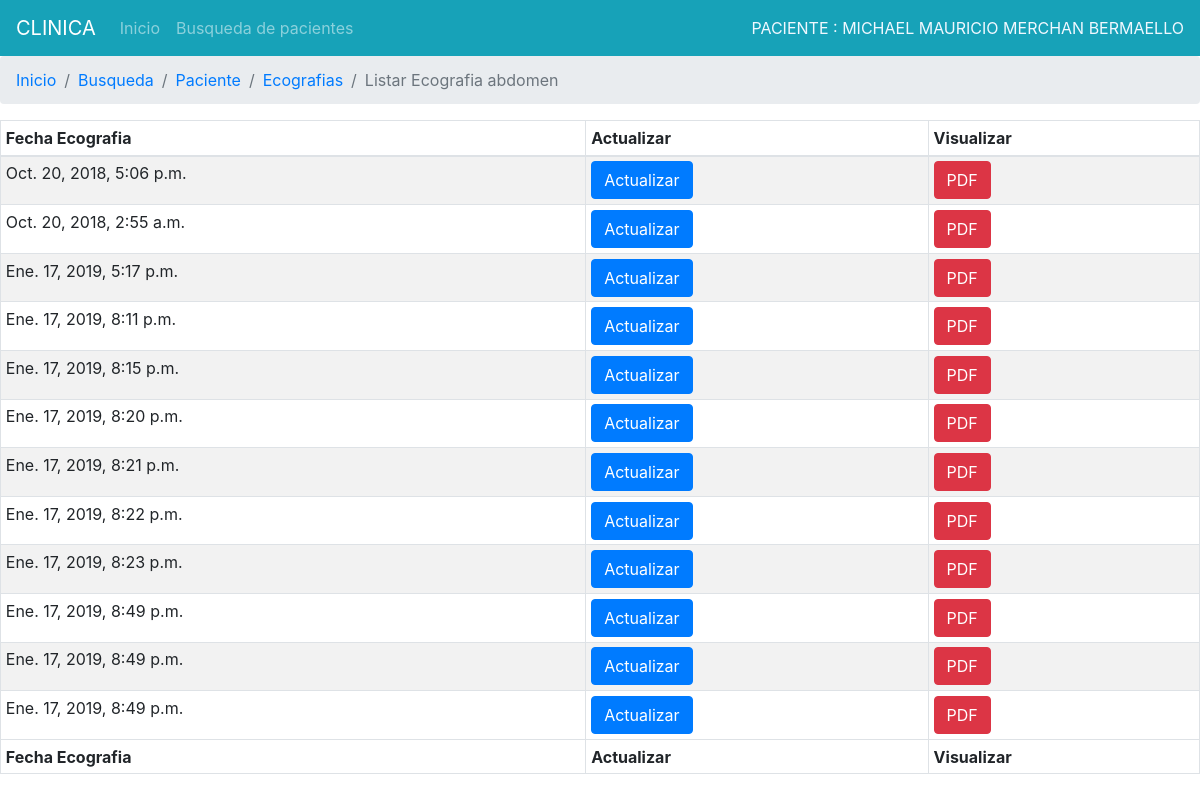
/registros/ecoabdomen/listar/1, run on an earlier commit of the app's database.
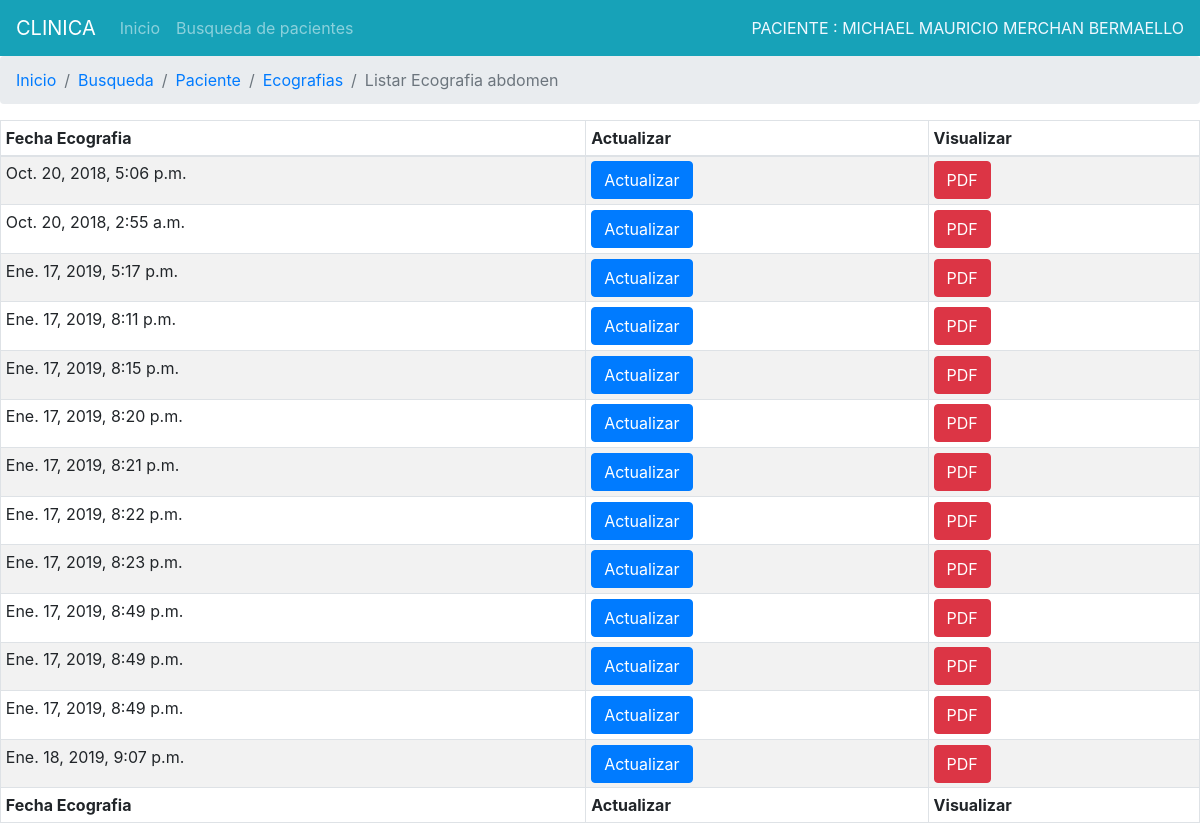
And on a later commit of the database.
### Registros/models.py (models this page shows, shortened)
class analisisAbdominal(models.Model):
	paciente = models.ForeignKey(Paciente, on_delete=models.CASCADE,verbose_name='PACIENTE')
	movilidad_higado=models.CharField(max_length=20,choices=(('NORMAL', 'Normal'),('ANORMAL', 'Anormal')))
	bordes_higado=models.CharField(max_length=20,choices=(('REGULAR', 'Regulares'),('IRREGULAR', 'Irregulares')))
	dimension_higado=models.CharField(max_length=20,choices=(('NORMALES', 'Normales'),('OTROS', 'Otros')))
	parenquima_higado=models.CharField(max_length=20,choices=(('HOMOGENEO', 'Homogéneo'),('HETEROGENEO', 'Heterogéneo')))
	ecogenicidad_higado=models.CharField(max_length=20,choices=(('NORMAL', 'Normal'),('DISMINUIDA', 'Disminuida'),('AUMENTADA', 'Aumentada')))
	imgExpansivas_higado=models.CharField(max_length=2,choices=(('NO', 'No'),('SI', 'Si')))
	dilatacionVilar_higado=models.CharField(max_length=2,choices=(('NO', 'No'),('SI', 'Si')))
	coledoco_higado=models.CharField(max_length=200,verbose_name='COLEDOCO')
	forma_vesicula=models.CharField(max_length=200,verbose_name='FORMA')
	paredes_vesicula=models.CharField(max_length=20,choices=(('REGULAR', 'Regulares'),('IRREGULAR', 'Irregulares')))
	contenidoanecoico_vesicula=models.CharField(max_length=2,choices=(('NO', 'No'),('SI', 'Si')))
	calculointerno_vesicula=models.CharField(max_length=200,verbose_name='CALCULOS INTERNOS')
	diametrotransverso_vesicula=models.CharField(max_length=200,verbose_name='DIAMETRO TRANSVERSOS')
	ecogenicidad_pancreas=models.CharField(max_length=20,choices=(('NORMAL', 'Normal'),('ANORMAL', 'Anormal')))
	medidas_pancreas=models.CharField(max_length=200,verbose_name='MEDIDAS')
	ecogenidad_bazo=models.CharField(max_length=20,choices=(('NORMAL', 'Normal'),('ANORMAL', 'Anormal')))
	medidas_bazo=models.CharField(max_length=200,verbose_name='MEDIDAS')
	aorta=models.CharField(max_length=200,verbose_name='CALIBRES')
	liquido_abdominal=models.CharField(max_length=2,choices=(('NO', 'No'),('SI', 'Si')))
	observaciones=models.CharField(max_length=200,verbose_name='OBSERBACIONES')
	presuncion_diagnostico=models.CharField(max_length=500,verbose_name='PRESUNCION_DIAGNOSTICA')
	fech_analisisabdomen=models.DateTimeField(auto_now_add=True,verbose_name='FECHA DE ADMISION')
	fech_actualizado=models.DateTimeField(auto_now=True,verbose_name='FECHA DE ACTUALIZACION')
	encargado = models.CharField(max_length=30,verbose_name='ENCARGADO',blank=True,null=True)
	def __str__(self):
		return str(self.paciente)+' '+str(self.fech_analisisabdomen)

### Registros/views.py (the view)
# urls.py: path('ecoabdomen/listar/<pk>', views.Listecoabdomen.as_view(),name='listar_ecoabdomen'),
class Listecoabdomen(DetailView):
    template_name='registros/listar_ecos/listar_ecoabdomen.html'
    model = Paciente
    def get_context_data(self, **kwargs):
        context = super().get_context_data(**kwargs)
        parametro = self.kwargs.get('pk',None)
        analisis = analisisAbdominal.objects.filter(paciente__id=parametro)
        context['analisis']=analisis
        print(context)
        return context

### Registros/models.py (called while the page is built)
	def __str__(self):
		return self.apellPadre+' '+self.apellMadre+' '+self.nombre1+' '+self.nombre2

### Registros/templates/registros/listar_ecos/listar_ecoabdomen.html (shortened to what this page needs)
{%extends "registros/base_listar.html"%}
{% block tipoeco %}
<li class="breadcrumb-item"><a href="{% url 'registros:ecografia' ident=paciente.pk %}">Ecografias</a></li>
<li class="breadcrumb-item active" aria-current="page">Listar Ecografia abdomen</li>
{% endblock %}
{% block content %}
<table id="dtDynamicVerticalScrollExample" class="table table-striped table-bordered table-sm" cellspacing="0" width="100%">
    <thead>
      <tr>
        <th class="th-sm">Fecha Ecografia
        </th>
        <th class="th-sm">Actualizar
        </th>
        <th class="th-sm">Visualizar
            </th>
      </tr>
    </thead>
    <tbody>
        {% for list in analisis %}
        <tr>
            <td>{{list.fech_analisisabdomen}}</td>
            <td><a class="btn btn-primary" href="#">Actualizar</a></td>
            <td><a class="btn btn-danger" href="#">PDF</a></td>
        </tr>
        {%endfor%}
    </tbody>
    <tfoot>
        <tr>
            <th>Fecha Ecografia</th>
            <th>Actualizar</th>
            <th>Visualizar</th>
        </tr>
    </tfoot>
  </table>
{% endblock %}

What changed in the data, as far as the page shows it:
added analisisAbdominal: fech_analisisabdomen "Ene. 18, 2019, 9:07 p.m."
